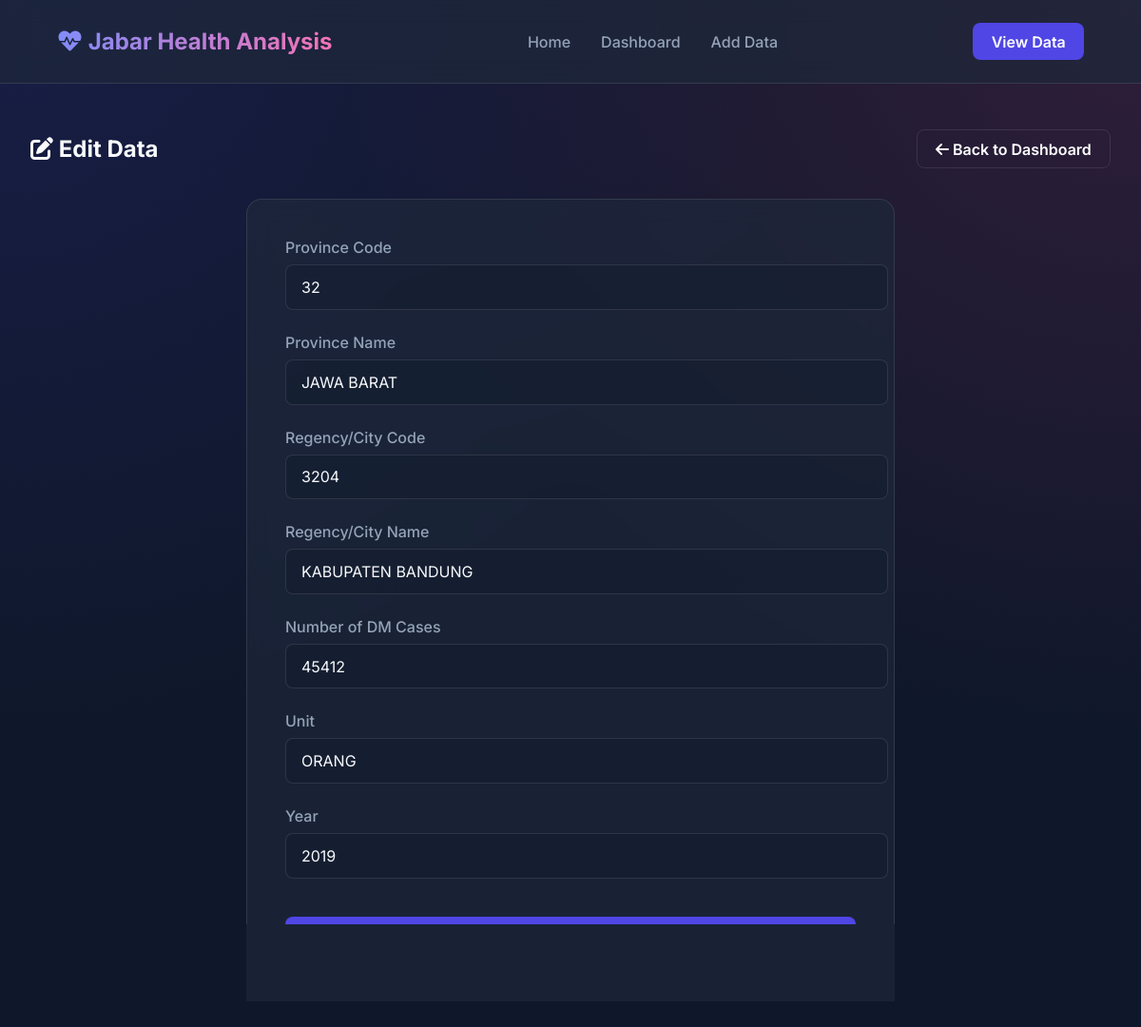
The app's page /edit/4 with its own data.
### app.py (models this page shows, shortened)
class PenderitaDM(db.Model):
    id = db.Column(db.Integer, primary_key=True)
    kode_provinsi = db.Column(db.Integer, nullable=False)
    nama_provinsi = db.Column(db.String(100), nullable=False)
    kode_kabupaten_kota = db.Column(db.Integer, nullable=False)
    nama_kabupaten_kota = db.Column(db.String(100), nullable=False)
    jumlah_penderita_dm = db.Column(db.Integer, nullable=False)
    satuan = db.Column(db.String(50), nullable=False)
    tahun = db.Column(db.Integer, nullable=False)

### app.py (the view, shortened to what this page needs)
@app.route('/edit/<int:id>', methods=['GET', 'POST'])
def edit(id):
    data = PenderitaDM.query.get_or_404(id)
    return render_template('form.html', action='Edit', data=data)

### templates/form.html
{% extends 'base.html' %}
{% block content %}
<div class="page-header">
    <h2><i class="fas fa-edit"></i> {{ action }} Data</h2>
    <a href="{{ url_for('dashboard') }}" class="btn-primary"
        style="background: transparent; border: 1px solid var(--border);">
        <i class="fas fa-arrow-left"></i> Back to Dashboard
    </a>
</div>
<div class="form-card">
    <form method="POST">
        <div class="form-group">
            <label>Province Code</label>
            <input type="number" name="kode_provinsi" class="form-control"
                value="{{ data.kode_provinsi if data else '' }}" required placeholder="e.g. 32">
        </div>
        <div class="form-group">
            <label>Province Name</label>
            <input type="text" name="nama_provinsi" class="form-control"
                value="{{ data.nama_provinsi if data else 'JAWA BARAT' }}" required>
        </div>
        <div class="form-group">
            <label>Regency/City Code</label>
            <input type="number" name="kode_kabupaten_kota" class="form-control"
                value="{{ data.kode_kabupaten_kota if data else '' }}" required placeholder="e.g. 3201">
        </div>
        <div class="form-group">
            <label>Regency/City Name</label>
            <input type="text" name="nama_kabupaten_kota" class="form-control"
                value="{{ data.nama_kabupaten_kota if data else '' }}" required placeholder="e.g. KABUPATEN BOGOR">
        </div>
        <div class="form-group">
            <label>Number of DM Cases</label>
            <input type="number" name="jumlah_penderita_dm" class="form-control"
                value="{{ data.jumlah_penderita_dm if data else '' }}" required placeholder="e.g. 5000">
        </div>
        <div class="form-group">
            <label>Unit</label>
            <input type="text" name="satuan" class="form-control" value="{{ data.satuan if data else 'ORANG' }}"
                required>
        </div>
        <div class="form-group">
            <label>Year</label>
            <input type="number" name="tahun" class="form-control" value="{{ data.tahun if data else '2024' }}"
                required>
        </div>
        <button type="submit" class="btn-primary" style="width: 100%; margin-top: 1rem; padding: 1rem;">
            <i class="fas fa-save"></i> Save Record
        </button>
    </form>
</div>
{% endblock %}

### static/css/style.css (style rules this page uses)
:root { --primary: #4f46e5; --primary-hover: #4338ca; --secondary: #ec4899; --bg-dark: #0f172a; --bg-card: rgba(30, 41, 59, 0.7); --text-light: #f8fafc; --text-dim: #94a3b8; --border: rgba(255, 255, 255, 0.1); --glass: blur(12px); --shadow: 0 4px 6px -1px rgba(0, 0, 0, 0.1), 0 2px 4px -1px rgba(0, 0, 0, 0.06); }
* { margin: 0; padding: 0; box-sizing: border_box; font-family: 'Inter', sans-serif; }
body { background-color: var(--bg-dark); color: var(--text-light); min-height: 100vh; background-image: radial-gradient(at 0% 0%, rgba(79, 70, 229, 0.15) 0px, transparent 50%), radial-gradient(at 100% 0%, rgba(236, 72, 153, 0.15) 0px, transparent 50%); background-attachment: fixed; }
.btn-primary { background: var(--primary); color: white; padding: 0.6rem 1.2rem; border-radius: 8px; text-decoration: none; font-weight: 600; transition: 0.3s; border: none; cursor: pointer; display: inline-block; }
.form-card { background: var(--bg-card); border: 1px solid var(--border); padding: 2.5rem; border-radius: 16px; max-width: 600px; margin: 0 auto; backdrop-filter: var(--glass); }
.form-group { margin-bottom: 1.5rem; }
.form-group label { display: block; margin-bottom: 0.5rem; color: var(--text-dim); font-weight: 500; }
.form-control { width: 100%; padding: 0.8rem 1rem; background: rgba(15, 23, 42, 0.3); border: 1px solid var(--border); border-radius: 8px; color: var(--text-light); font-size: 1rem; outline: none; transition: 0.3s; }
.page-header { display: flex; justify-content: space-between; align-items: center; margin-bottom: 2rem; }

### records on screen
PenderitaDM: kode_provinsi "32", nama_provinsi "JAWA BARAT", kode_kabupaten_kota "3204", nama_kabupaten_kota "KABUPATEN BANDUNG", jumlah_penderita_dm "45412", satuan "ORANG", tahun "2019"

### other values on screen
{{ action }} "Edit"
